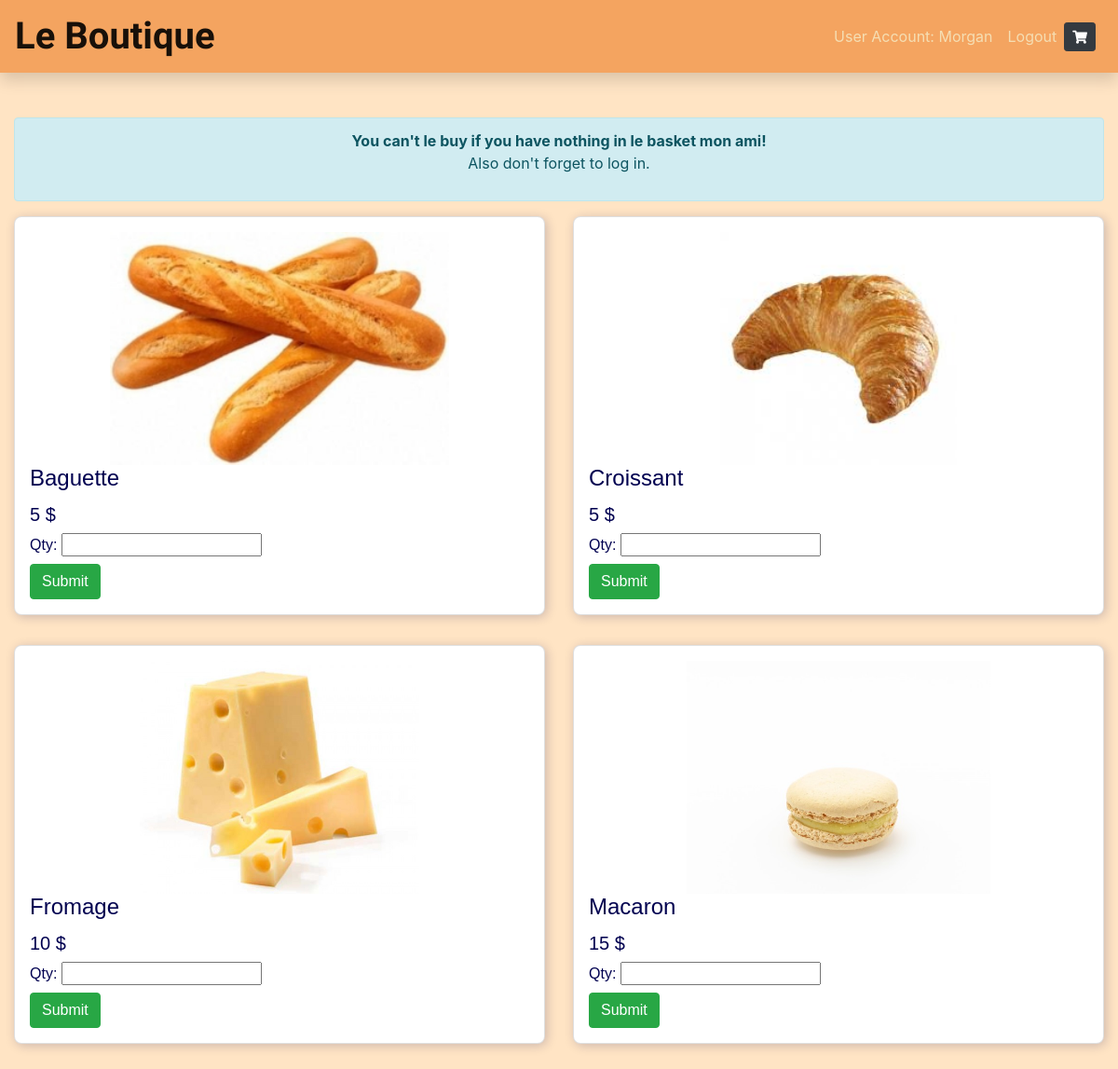
/index.php (signed in), run on the app's committed database.
### tables this page shows
CREATE TABLE `products` (
  `id` int(11) NOT NULL,
  `product_name` varchar(256) NOT NULL,
  `price` int(11) NOT NULL,
  `quantity` int(11) NOT NULL,
  `product_image` varchar(256) NOT NULL
);

### includes/products_from_db.php (the view, shortened to what this page needs)
<?php
include 'database_connection.php';
$statement = $pdo->prepare("SELECT * FROM products ORDER BY id ASC");
$statement->execute();
$all_products = $statement->fetchAll(PDO::FETCH_ASSOC);
?>
  <div class="container-fluid my-5">
    <?php if(isset($_SESSION['amount'], $_SESSION['username'])): ?>
    <div class="card text-right">
        <form form="basket" action="views/checkout.php" method="POST">
            <button class="btn btn-success" type="submit" value="lay_order" name="lay_order">Send le order</button>
        </form>
    </div>
    <?php else : ?>
    <div class="alert alert-info text-center">
  <strong> You can't le buy if you have nothing in le basket mon ami!</strong>
  <p>Also don't forget to log in. </p>
  </div>
<?php endif; ?>
    <div class="row">
        <?php
            $i=0;
            foreach($all_products as $single_product): ?>
                <div class='col-md-6'>
                    <div class="card">
                        <img class="card-img-top" alt="Card image cap" src="images/<?=$single_product["product_image"]; ?>"/>
                        <h4 class="card-title"><?=$single_product["product_name"]; ?></h4>
                        <h5><?=$single_product['price']?> $</h5>
                        <form method="POST" id="basket" action="includes/addtocart.php">
                            <h6>Qty: <input name="amount" type="number" min=0 value="<?php $single_product['unit_price']?>"></h6>
                            <input type="submit" name="submit" class="btn btn-success"/>
                        </form>
                    </div>
                </div>
            <?$i++;
            if ($i % 2 == 0) {
            echo '</div><div class="row">';}?>
        <?php endforeach;?>
    </div>

### css/style.css (style rules this page uses)
body { background-color: bisque; }
.card { font-family: sans-serif; padding: 1rem; box-shadow: 2px 2px 12px 0 rgba(0, 0, 80, 0.2); color: rgba(0, 0, 80, 1); min-width: 50%; min-height: 0%; margin: 0 auto 2rem auto; border-radius: .5rem; text-align: left; background-color: white; }
img { width: 100%; height: 250px; object-fit: contain; }

### data on the page
products: product_image (picture), product_name "Baguette", price "5"
products: product_image (picture), product_name "Croissant", price "5"
products: product_image (picture), product_name "Fromage", price "10"
products: product_image (picture), product_name "Macaron", price "15"

### other printed values
$_SESSION["username"] "Morgan"
